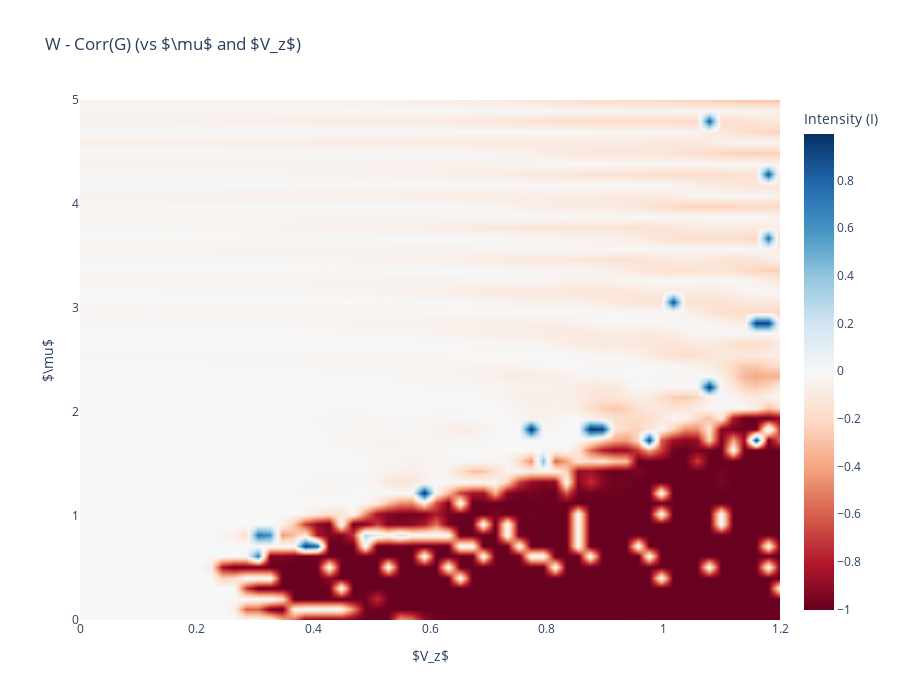

The code cell stored with this chart in its notebook:
### Code cell
import numpy as np
import plotly.graph_objects as go

# Assuming params_list, I, and corrs are already defined in your environment
mu  = params_list[:, 1]  # y-axis
V_z = params_list[:, 2]  # x-axis
diff = I - corrs

# 3. Create the interactive Plotly heatmap/contour
fig = go.Figure(data=go.Contour(
    x=V_z,
    y=mu,
    z=diff,
    colorscale='RdBu',     # Matches Matplotlib's 'RdBu'
    ncontours=100,         # Smooth continuous gradient
    line_width=0,          # Removes contour lines
    contours=dict(
        coloring='heatmap',
        showlines=False
    ),
    colorbar=dict(
        title='Intensity (I)'
    )
))

# 4. Label axes and title
fig.update_layout(
    title='W - Corr(G) (vs $\mu$ and $V_z$)',
    xaxis_title='$V_z$',
    yaxis_title='$\mu$',
    width=900,
    height=700
)

fig.show()

# --- Min/Max calculation logic ---
iiidx = 4
max_pos_diff_idx = np.where(diff == diff.max())
max_pos_diff = diff[max_pos_diff_idx]   #[iiidx]
max_pos_diff_mu = mu[max_pos_diff_idx]  #[iiidx]
max_pos_diff_Vz = V_z[max_pos_diff_idx] #[iiidx]

max_neg_diff_idx = np.where(diff == diff.min())
# Left exactly as you had it (without the [iiidx] slice)
max_neg_diff = diff[max_neg_diff_idx]  
max_neg_diff_mu = mu[max_neg_diff_idx]  
max_neg_diff_Vz = V_z[max_neg_diff_idx] 

print(f"Max positive Difference: diff: {max_pos_diff}| mu: {max_pos_diff_mu}| Vz: {max_pos_diff_Vz}| Index: {max_pos_diff_idx}")
print(f"Max negative Difference: diff: {max_neg_diff}| mu: {max_neg_diff_mu}| Vz: {max_neg_diff_Vz}| Index: {max_neg_diff_idx}")

### Figure 1 — Plotly figure (JSON) as saved in the notebook; plotly's stock layout.template omitted (floating-point values rounded to 4 significant figures; data arrays with more than 128 entries replaced by an {"elided": "..."} marker saying what was removed)
{"data": [{"colorbar": {"title": {"text": "Intensity (I)"}}, "colorscale": [[0, "rgb(103,0,31)"], [0.1, "rgb(178,24,43)"], [0.2, "rgb(214,96,77)"], [0.3, "rgb(244,165,130)"], [0.4, "rgb(253,219,199)"], [0.5, "rgb(247,247,247)"], [0.6, "rgb(209,229,240)"], [0.7, "rgb(146,197,222)"], [0.8, "rgb(67,147,195)"], [0.9, "rgb(33,102,172)"], [1, "rgb(5,48,97)"]], "contours": {"coloring": "heatmap", "showlines": false}, "line": {"width": 0}, "ncontours": 100, "type": "contour", "x": {"elided": "3000 float values"}, "y": {"elided": "3000 float values"}, "z": {"elided": "3000 float values"}}], "layout": {"height": 700, "title": {"text": "W - Corr(G) (vs $\\mu$ and $V_z$)"}, "width": 900, "xaxis": {"title": {"text": "$V_z$"}}, "yaxis": {"title": {"text": "$\\mu$"}}}}
